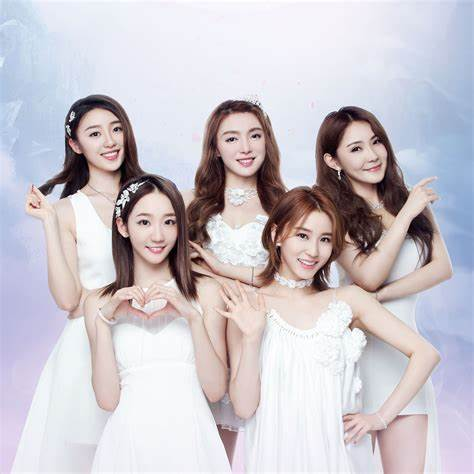
#> input picture python_cv2/face_detect/th.jpg, 474 x 474 px
$ python img.py
#> lines starting #> are read from the running program, lines starting #| are printed output that depends on the picture; after the words box and inside, x2 and y2 are one past the last pixel; in counts of white or black regions, pixels touching at a corner belong together
#> further down, img is the input picture: shape (474, 474, 3); mean B, G, R 204.2, 197.3, 202.9
import sys

import cv2
import numpy as np


# 图片中人脸识别
def Face_Detect_Pic(image):
    # 中值滤波
    image_MF = cv2.medianBlur(image, 5)

    # 1、转灰度图
    gray = cv2.cvtColor(image_MF, cv2.COLOR_RGB2GRAY)
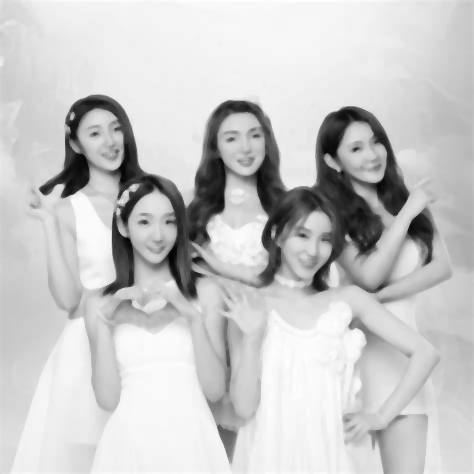
#> gray: shape (474, 474); min 2, max 255, mean 200.3
    gray = cv2.equalizeHist(gray)
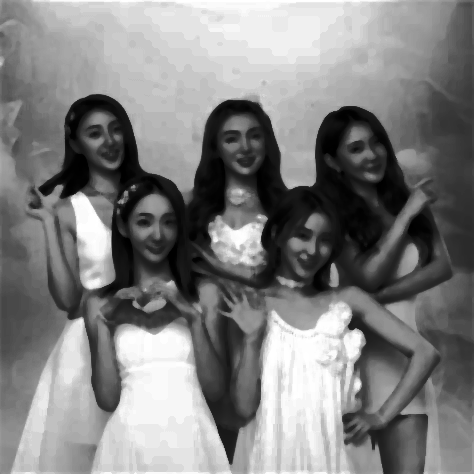
#> gray: shape (474, 474); min 0, max 255, mean 129.1

    # 2、训练一组人脸
    face_detector = cv2.CascadeClassifier(
        "D:/code/learn_python/venv/Lib/site-packages/cv2/data/haarcascade_frontalface_alt.xml")

    # 3、检测人脸（用灰度图检测，返回人脸矩形坐标(4个角)）
    faces_rect = face_detector.detectMultiScale(gray, 1.1, 3)
#> faces_rect = [[214, 113, 59, 59], [75, 108, 60, 60], [337, 125, 59, 59], [124, 198, 64, 64], [278, 211, 67, 67]]
    # 灰度图  图像尺寸缩小比例  表示构成检测目标的相邻矩形的最小个数 (默认为 3 个)
    # print("人脸矩形坐标faces_rect：", faces_rect)

    # 4、遍历每个人脸，画出矩形框
    dst = image.copy()
    for x, y, w, h in faces_rect:
        cv2.rectangle(dst, (x, y), (x + w, y + h), (0, 0, 255), 3)  # 画出矩形框
        cv2.putText(dst, "face", (x + 7, y - 15),
                    cv2.FONT_HERSHEY_SIMPLEX, 0.65, (0, 0, 255), 2)
#> this loop made 5 passes
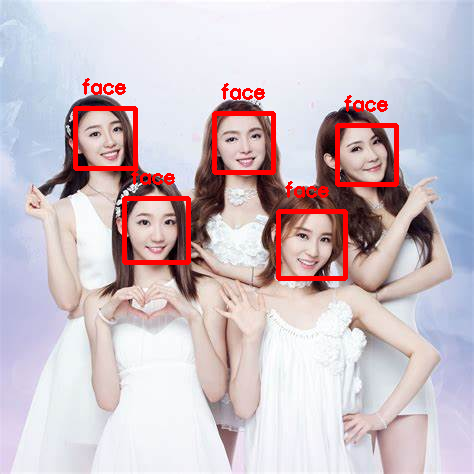
#> dst: shape (474, 474, 3); 3.42% of pixels changed, all inside (x1, y1, x2, y2) = (73, 78, 399, 281)

    # 显示
    result = np.hstack([img, dst])
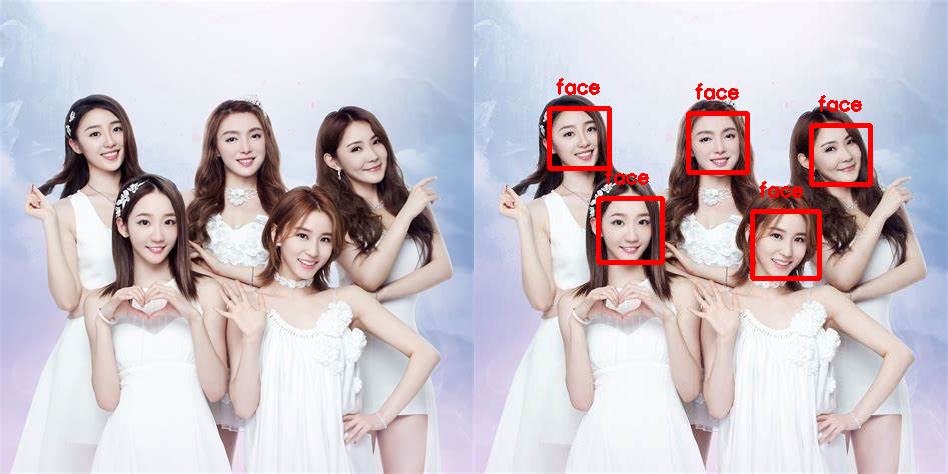
#> result: shape (474, 948, 3); mean B, G, R 202.2, 195.4, 204.9
    cv2.imshow("result", result)
    cv2.waitKey()
    cv2.destroyAllWindows()


if __name__ == "__main__":
    img = cv2.imread("th.jpg")
    Face_Detect_Pic(img)
#> (the run stopped early here; a loop or call above may not have finished)
